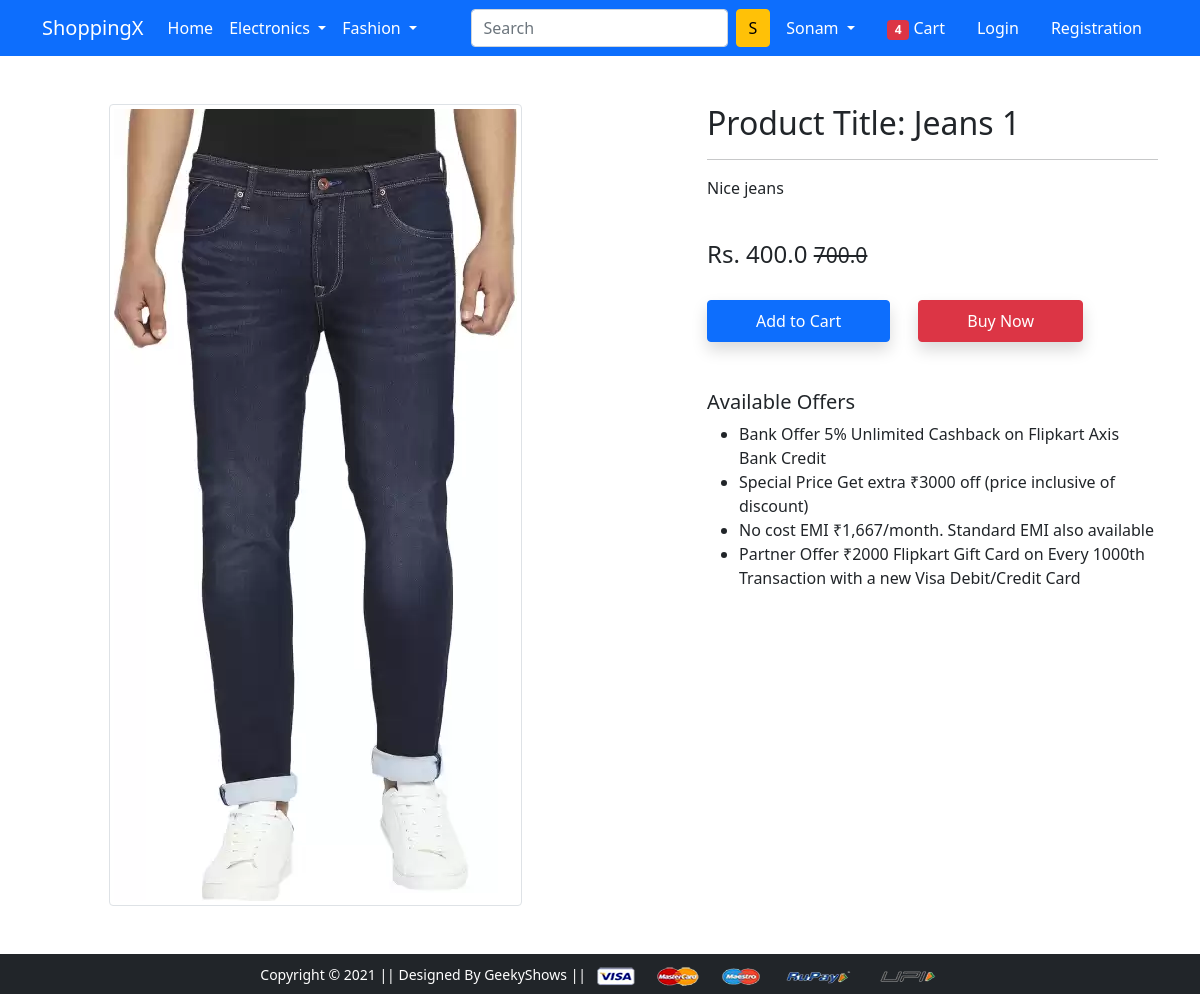
Screenshot of /product-detail/1 with the database file from the repository.
### app/models.py (models this page shows, shortened)
class Product(models.Model):
    title = models.CharField(max_length=50)
    selling_price = models.FloatField()
    discounted_price = models.FloatField()
    description = models.TextField()
    brand = models.CharField(max_length=50)
    category = models.CharField(choices=CATEGORY_CHOICES,max_length=20)
    product_image = models.ImageField(upload_to = 'productimg')

### app/views.py (the view)
# urls.py: path('product-detail/<int:pk>', views.ProductDetailView.as_view(), name='product-detail'),
class ProductDetailView(View):
    def get(self,request,pk):
        product = Product.objects.get(pk=pk)
        return render(request,"app/productdetail.html",{'product':product})

### app/templates/app/productdetail.html (shortened to what this page needs)
{% extends 'app/base.html' %}
{% load static %}
{% block main-content %}
<div class="container my-5">
 <div class="row">
  <div class="col-sm-6 text-center align-self-center">
   <img src="{{product.product_image.url}}" alt="" class="img-fluid img-thumbnail">
  </div>
  <div class="col-sm-5 offset-sm-1">
   <h2>Product Title: {{product.title}}</h2>
   <hr>
   <p>{{product.description}}</p> <br>
   <h4>Rs. {{product.discounted_price}} <small class="fw-light text-decoration-line-through">{{product.selling_price}}</small></h4> <br>
   <a href="{% url 'add-to-cart' %}" class="btn btn-primary shadow px-5 py-2">Add to Cart</a>
   <a href="{% url 'buy-now' %}" class="btn btn-danger shadow px-5 py-2 ms-4">Buy Now</a>
   <h5 class="mt-5">Available Offers</h5>
   <ul>
    <li>Bank Offer 5% Unlimited Cashback on Flipkart Axis Bank Credit</li>
    <li>Special Price Get extra ₹3000 off (price inclusive of discount)</li>
    <li>No cost EMI ₹1,667/month. Standard EMI also available</li>
    <li>Partner Offer ₹2000 Flipkart Gift Card on Every 1000th Transaction with a new Visa Debit/Credit Card</li>
   </ul>
  </div>
 </div>
</div>
{% endblock main-content %}

### rows the page displays
Product: product_image (picture), title "Jeans 1", description "Nice jeans", discounted_price "400.0", selling_price "700.0"
